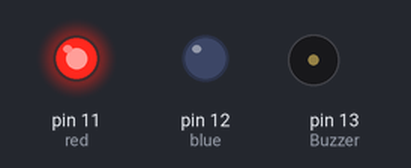
This sketch was run on a simulated Arduino Uno, built with avr-gcc and run on an emulated ATmega328P. On the bench: output pins drawn as LEDs (lit = HIGH), buzzer (waves = sounding, pin HIGH).

Above: at 0.15 s.
At 3.45 s:
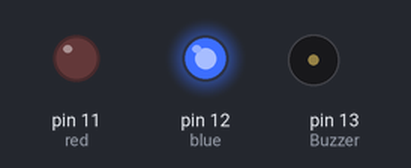
At 6.1 s:
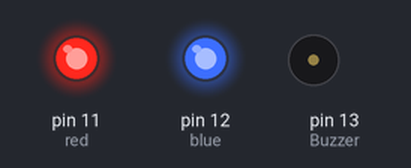
At 7.4 s:
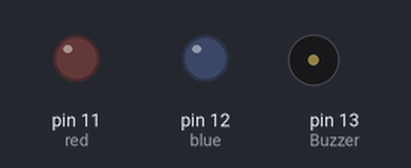
Timing chart, 0 to 8.9 s (numbered marks = the images above):
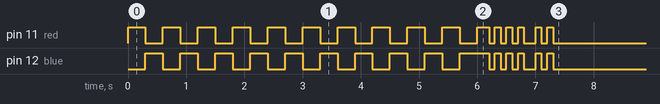

The sketch:

player_with_led.ino
```cpp
#include <arduino-timer.h>

int red = 11;
int blue = 12;
int Buzzer = 13;

auto timer = timer_create_default();

#define ledState_idle 0
#define ledState_driveRedLed 1
#define ledState_driveBlueLed 2
#define ledState_driveBoth 3
#define ledState_offBoth 4
#define ledState_wait 5

int ledState;
int ledLoopCntCurr, ledLoopCntExpected;

bool setNextLedEngineState(void *nextState) {
    ledState = nextState;
    if ((nextState == ledState_driveRedLed) || (nextState == ledState_driveBoth)) ledLoopCntCurr++;
    if (ledLoopCntCurr >= ledLoopCntExpected){
      if (nextState == ledState_driveRedLed) {
        ledState = ledState_driveBoth;
        ledLoopCntCurr = 0;
      }
      if (nextState == ledState_driveBoth) {
        ledState = ledState_idle;
      }
    }
    return false; // to repeat the action - false to stop
}

bool startLedEngine(int loopCnt)
{
  if (ledState == ledState_idle) {
    ledLoopCntExpected = loopCnt;
    ledLoopCntCurr = 0;
    ledState = ledState_driveRedLed;
    return true;
  }
  return false;
}

void ledEngine()
{
  switch(ledState){
    case ledState_idle:
      break;
    case ledState_driveRedLed:
      digitalWrite(blue, LOW);
      digitalWrite(red, HIGH);
      timer.in(300, setNextLedEngineState, (void *)ledState_driveBlueLed);
      ledState = ledState_wait;
      break;
    case ledState_driveBlueLed:
      digitalWrite(blue, HIGH);
      digitalWrite(red, LOW);
      timer.in(300, setNextLedEngineState, (void *)ledState_driveRedLed);
      ledState = ledState_wait;
      break;
    case ledState_driveBoth:
      digitalWrite(blue, HIGH);
      digitalWrite(red, HIGH);
      timer.in(100, setNextLedEngineState, (void *)ledState_offBoth);
      ledState = ledState_wait;
      break;
    case ledState_offBoth:
      digitalWrite(blue, LOW);
      digitalWrite(red, LOW);
      timer.in(100, setNextLedEngineState, (void *)ledState_driveBoth);
      ledState = ledState_wait;
      break;
    case ledState_wait:
      break;
  }
}

void setup() {
  pinMode(red, OUTPUT);
  pinMode(blue, OUTPUT);
  pinMode(Buzzer, OUTPUT);

  startLedEngine(10);
}

void loop() {
  timer.tick();
  ledEngine();
  // led();
  //buzzer();
}

/*
void led(){
  int i;
  for(i = 0; i < 10; i++){
    digitalWrite(blue, LOW);
    digitalWrite(red, HIGH);
    delay(300);
    digitalWrite(red, LOW);
    digitalWrite(blue, HIGH);
    delay(300);
  }
  for(i = 0; i < 10; i++){
    digitalWrite(red, HIGH);
    digitalWrite(blue, HIGH);
    delay(100);
    digitalWrite(red, LOW);
    digitalWrite(blue, LOW);
    delay(100);
  }
}

void buzzer(){
  tone(Buzzer, 262, 500);
  tone(Buzzer, 294, 500);
  tone(Buzzer, 330, 500);
  tone(Buzzer, 349, 500);
  tone(Buzzer, 392, 500);
  tone(Buzzer, 440, 500);
  tone(Buzzer, 494, 500);
  tone(Buzzer, 523, 500);
}
*/
```

Measured:
- by itself, pin 11 (red): LOW → HIGH at 0.00 s, → LOW 0.30 s later, → HIGH 0.30 s later, → LOW 0.30 s later, … (32 changes in this stretch)
- by itself, pin 12 (blue): LOW → HIGH at 0.30 s, → LOW 0.30 s later, → HIGH 0.30 s later, → LOW 0.30 s later, … (30 changes in this stretch)
